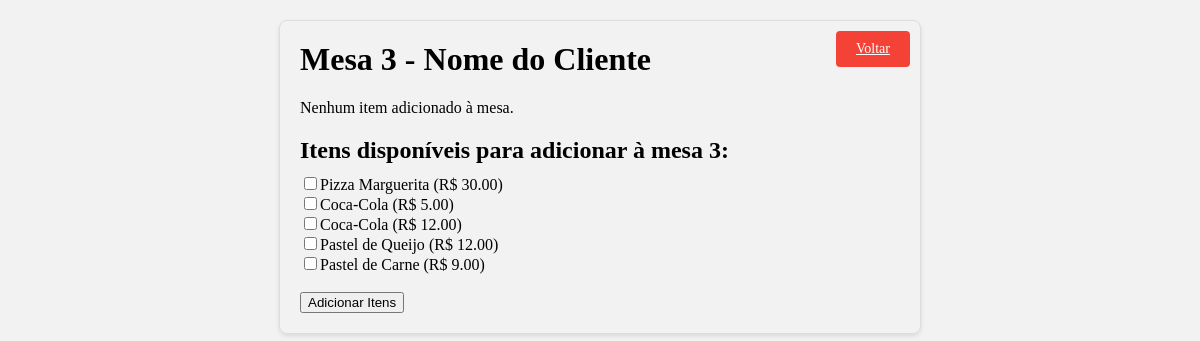
The app's page /comanda/mesa.php?mesa=3 with its own data.
### tables this page shows
CREATE TABLE `itens` (
  `id` int(11) NOT NULL,
  `nome` varchar(50) NOT NULL,
  `descricao` varchar(250) NOT NULL,
  `valor` decimal(10,2) NOT NULL
);

### comanda/mesa.php (the view, shortened to what this page needs)
<!DOCTYPE html>
<html>
<head>
  <link rel="stylesheet" href="style.css">
</head>
<body class="container">
<?php
require_once 'config.php';
if (isset($_GET['mesa'])) {
    $mesaId = $_GET['mesa'];
		$sqlNomeCliente = "SELECT nome FROM clientes WHERE mesa_id = $mesaId";
		$resultNomeCliente = $conn->query($sqlNomeCliente);
		if ($resultNomeCliente->num_rows > 0) {
			$rowNomeCliente = $resultNomeCliente->fetch_assoc();
			$cliente = $rowNomeCliente['nome'];
		} else {
			$cliente = "Nome do Cliente";
		}
    echo "<h1>Mesa $mesaId - $cliente</h1>";
    echo "<a href='index.php' class='voltar-button'>Voltar</a>";
    $sql = "SELECT i.id, i.nome, i.valor FROM itens i
            INNER JOIN mesa_itens mi ON mi.item_id = i.id
            WHERE mi.mesa_id = $mesaId";
    $result = $conn->query($sql);
    if ($result->num_rows > 0) {
        echo "<h2>Itens adicionados à mesa:</h2>";
        $totalValor = 0;
        while ($row = $result->fetch_assoc()) {
            $itemId = $row['id'];
            $itemNome = $row['nome'];
            $itemValor = $row['valor'];
            echo "$itemNome (R$ $itemValor) ";
            echo "<form method='POST' action='mesa.php?mesa=$mesaId'>";
            echo "<input type='hidden' name='mesa_id' value='$mesaId'>";
            echo "<input type='hidden' name='item_id' value='$itemId'>";
            echo "<input type='submit' name='remove' value='Remover'>";
            echo "</form>";
            echo "<br>";
            $totalValor += $itemValor;
        }
        echo "Valor total: R$ $totalValor<br>";
        echo "<button onclick='fecharComanda($mesaId)'>Fechar Comanda</button>";
    } else {
        echo "Nenhum item adicionado à mesa.";
    }
    $sqlItensDisponiveis = "SELECT * FROM itens";
    $resultItensDisponiveis = $conn->query($sqlItensDisponiveis);
    if ($resultItensDisponiveis->num_rows > 0) {
        echo "<h2>Itens disponíveis para adicionar à mesa $mesaId:</h2>";
        echo "<form method='POST' action='mesa.php?mesa=$mesaId'>";
        while ($rowItensDisponiveis = $resultItensDisponiveis->fetch_assoc()) {
            $itemId = $rowItensDisponiveis['id'];
            $itemNome = $rowItensDisponiveis['nome'];
            $itemValor = $rowItensDisponiveis['valor'];
            echo "<input type='checkbox' name='itens[]' value='$itemId'>$itemNome (R$ $itemValor)<br>";
        }
        echo "<br>";
        echo "<input type='submit' name='submit' value='Adicionar Itens'>";
        echo "</form>";
    } else {
        echo "Nenhum item disponível para adicionar à mesa.";
    }
} else {
    echo "Mesa não selecionada.";
}
?>
</body>
</html>

### comanda/style.css (style rules this page uses)
.container { background-color: #f2f2f2; border: 1px solid #ddd; border-radius: 8px; padding: 20px; margin: 20px auto; max-width: 600px; box-shadow: 0 2px 4px rgba(0, 0, 0, 0.1); }
h1 { margin-top: 0; }
h2 { margin-bottom: 10px; }
.voltar-button { position: absolute; top: 10px; right: 10px; background-color: #f44336; color: white; padding: 10px 20px; border: none; border-radius: 4px; font-size: 14px; cursor: pointer; }

### comanda/mesa.php (style rules this page uses)
.container { position: relative; }
.voltar-button { position: absolute; top: 10px; right: 10px; }

### records on screen
itens: nome "Pizza Marguerita", valor "30.00"
itens: nome "Coca-Cola", valor "5.00"
itens: nome "Coca-Cola", valor "12.00"
itens: nome "Pastel de Queijo", valor "12.00"
itens: nome "Pastel de Carne", valor "9.00"

### other values on screen
$mesaId "3"
$cliente "Nome do Cliente"
